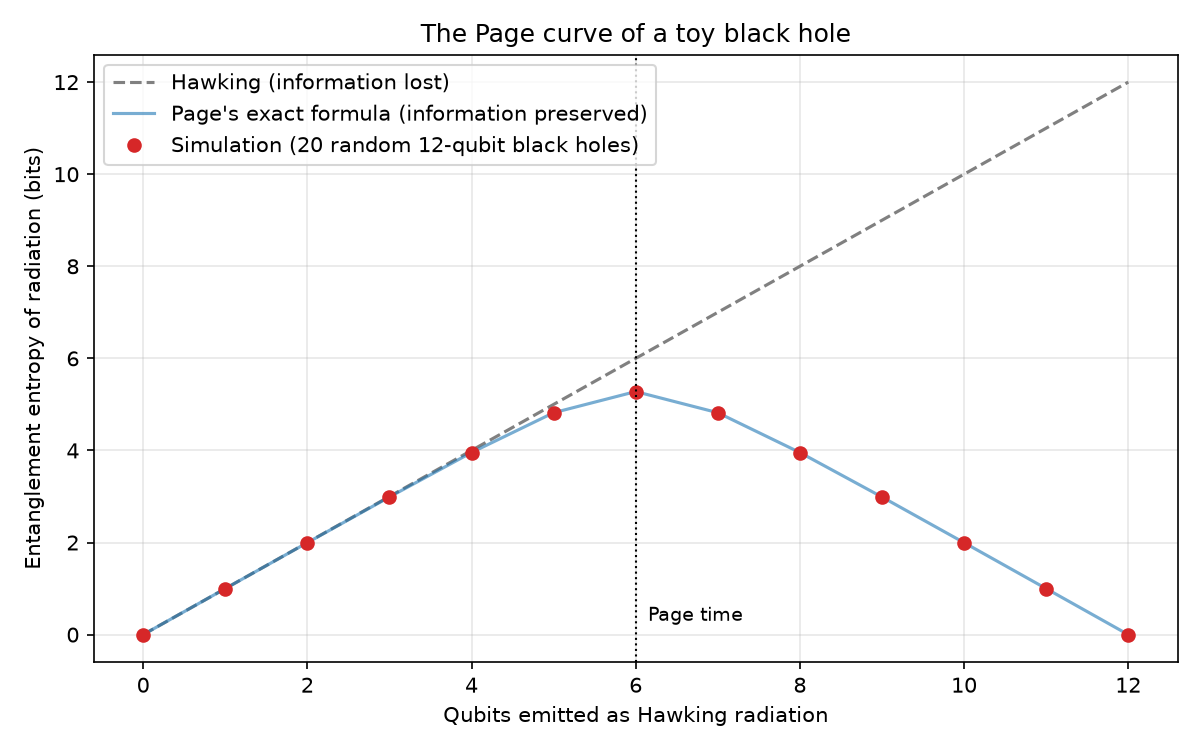

The script that saved this image:
"""
Stage 1: The Page curve of an evaporating toy black hole.

THE STORY
---------
A black hole slowly evaporates by emitting Hawking radiation. The big question
(the "black hole information paradox") is whether the information about what
fell in is destroyed, or whether it leaks out, scrambled, in the radiation.

Don Page (1993) pointed out a test. Track the ENTANGLEMENT ENTROPY between the
radiation and the black hole that's left:

  * If information is LOST (Hawking's original calculation), every emitted
    particle is entangled with the black hole's interior, so the entropy of
    the radiation just keeps growing, even after the black hole is gone.
    That's a contradiction: nothing is left for the radiation to be
    entangled with.

  * If information is PRESERVED, the entropy rises, peaks halfway through
    evaporation (the "Page time"), then falls back to zero. The final
    radiation is a pure state that carries all the information.

THE TOY MODEL
-------------
  1. The black hole is N qubits.
  2. Black holes scramble information extremely well, so we model the
     black hole's state as a RANDOM quantum state of N qubits.
  3. "Emitting" k qubits of radiation means splitting the N qubits into two
     groups: k radiation qubits and N-k qubits still in the black hole.
  4. For each k, we compute the entanglement entropy between the groups.

Run:  .venv/bin/python page_curve.py
"""

import numpy as np
import matplotlib.pyplot as plt

from page_formula import page_entropy  # Page's exact formula

N_QUBITS = 12   # size of our black hole. 2^12 = 4096 amplitudes, runs instantly.
N_SAMPLES = 20  # average over several random black holes to smooth the curve


def random_black_hole_state(n_qubits, rng):
    """
    A random ("Haar-random") pure state of n qubits.

    A quantum state of n qubits is a list of 2^n complex numbers (amplitudes)
    whose squared magnitudes add up to 1. Choosing each amplitude from a
    Gaussian distribution and then normalizing gives a state picked uniformly
    at random. That's our stand-in for a maximally scrambled black hole.
    """
    dim = 2 ** n_qubits
    psi = rng.normal(size=dim) + 1j * rng.normal(size=dim)
    return psi / np.linalg.norm(psi)


def entanglement_entropy(psi, k, n_qubits):
    """
    Entanglement entropy (in bits) between the first k qubits (the radiation)
    and the remaining n-k qubits (the black hole).

    How it works:
      * Reshape the 2^n amplitudes into a matrix with 2^k rows (radiation)
        and 2^(n-k) columns (black hole).
      * Its singular values s_i give the "Schmidt decomposition": the state
        written as a sum of paired radiation/black-hole states. The squares
        p_i = s_i^2 are probabilities.
      * Entropy S = -sum p_i log2 p_i.
        S = 0 means no entanglement: the two parts are independent.
        Each extra bit of S is like one more shared entangled pair.

    (Equivalently: the von Neumann entropy of the radiation's reduced density
    matrix, which we would get by "tracing out" the black hole.)
    """
    matrix = psi.reshape(2 ** k, 2 ** (n_qubits - k))
    singular_values = np.linalg.svd(matrix, compute_uv=False)
    p = singular_values ** 2
    p = p[p > 1e-15]  # drop zeros, since 0 * log(0) counts as 0
    return float(-np.sum(p * np.log2(p)))


def main():
    rng = np.random.default_rng(seed=42)
    steps = np.arange(N_QUBITS + 1)  # k = 0, 1, ..., N qubits emitted

    # Simulate evaporation for many random black holes and average.
    entropies = np.zeros((N_SAMPLES, len(steps)))
    for s in range(N_SAMPLES):
        psi = random_black_hole_state(N_QUBITS, rng)
        for k in steps:
            entropies[s, k] = entanglement_entropy(psi, k, N_QUBITS)
    simulated = entropies.mean(axis=0)

    theory = [float(page_entropy(k, N_QUBITS)) for k in steps]
    hawking = steps  # information-loss picture: +1 bit per emitted qubit, forever

    print(f"{'emitted':>8} {'simulated':>10} {'Page theory':>12} {'Hawking':>8}")
    for k in steps:
        print(f"{k:>8} {simulated[k]:>10.3f} {theory[k]:>12.3f} {hawking[k]:>8}")

    plt.figure(figsize=(8, 5))
    plt.plot(steps, hawking, "--", color="gray",
             label="Hawking (information lost)")
    plt.plot(steps, theory, "-", color="tab:blue", alpha=0.6,
             label="Page's exact formula (information preserved)")
    plt.plot(steps, simulated, "o", color="tab:red",
             label=f"Simulation ({N_SAMPLES} random {N_QUBITS}-qubit black holes)")
    plt.axvline(N_QUBITS / 2, color="black", linestyle=":", linewidth=1)
    plt.text(N_QUBITS / 2 + 0.15, 0.3, "Page time", fontsize=9)
    plt.xlabel("Qubits emitted as Hawking radiation")
    plt.ylabel("Entanglement entropy of radiation (bits)")
    plt.title("The Page curve of a toy black hole")
    plt.legend()
    plt.grid(alpha=0.3)
    plt.tight_layout()
    plt.savefig("page_curve.png", dpi=150)
    print("\nSaved plot to page_curve.png")


if __name__ == "__main__":
    main()
